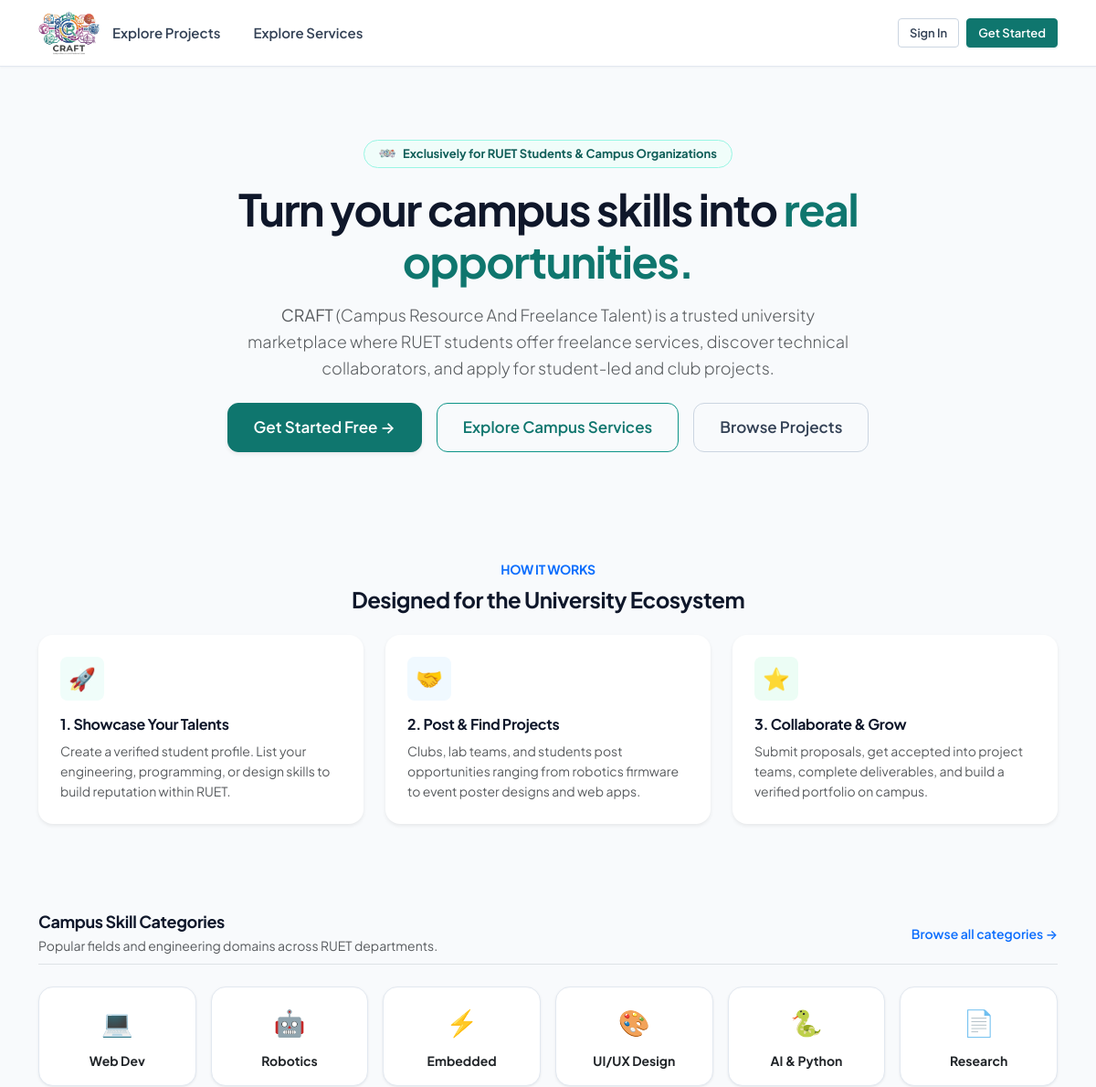
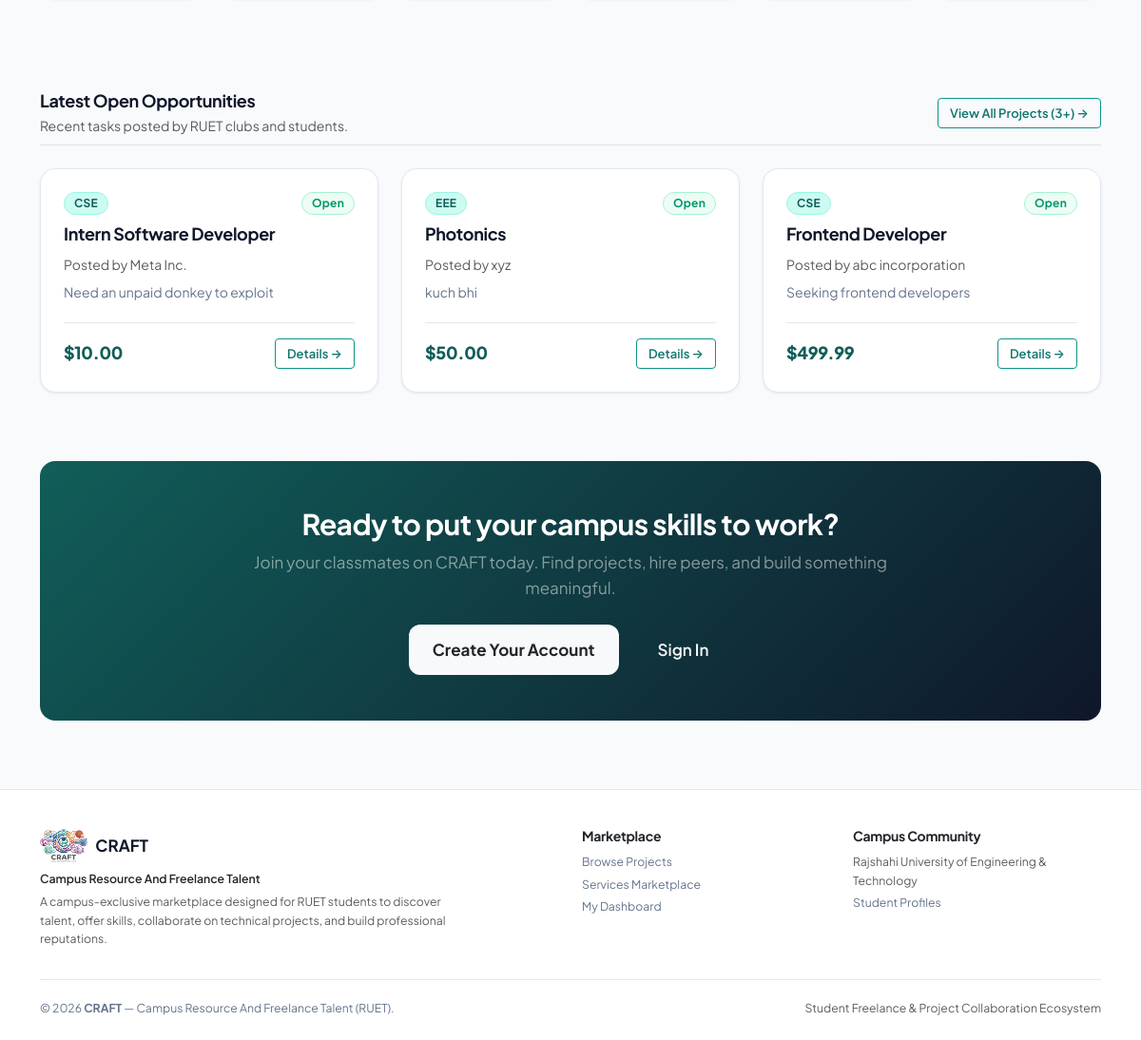
The page / on the database its author committed (2 pictures, top to bottom).
### projects/models.py (models this page shows, shortened)
class Project(models.Model):
    class Status(models.TextChoices):
        OPEN = 'open', 'Open'
        CLOSED = 'closed', 'Closed'
    client = models.ForeignKey(
        settings.AUTH_USER_MODEL, on_delete=models.CASCADE,
        related_name='projects', limit_choices_to={'role': 'client'}
    )
    title = models.CharField(max_length=200)
    description = models.TextField()
    category = models.CharField(max_length=100, blank=True)
    budget = models.DecimalField(max_digits=10, decimal_places=2, help_text="Budget in USD")
    deadline = models.DateField(null=True, blank=True)
    status = models.CharField(max_length=10, choices=Status.choices, default=Status.OPEN)
    created_at = models.DateTimeField(auto_now_add=True)
    updated_at = models.DateTimeField(auto_now=True)
    class Meta:
        ordering = ['-created_at']

### accounts/models.py (models this page shows, shortened)
class User(AbstractUser):
    class Role(models.TextChoices):
        STUDENT = 'student', 'Student'
        CLIENT = 'client', 'Client'
        ADMIN = 'admin', 'Admin'
    role = models.CharField(max_length=10, choices=Role.choices, default=Role.STUDENT)
    skills = models.CharField(max_length=255, blank=True, help_text="Comma separated skills")
    bio = models.TextField(blank=True)
    company_name = models.CharField(max_length=150, blank=True)

### jobportal/views.py (the view)
# urls.py: path('', views.home_view, name='home'),
def home_view(request):
    if request.user.is_authenticated:
        return redirect('accounts:dashboard')
    recent_projects = Project.objects.filter(status='open').order_by('-created_at')[:3]
    return render(request, 'home.html', {
        'recent_projects': recent_projects
    })

### templates/home.html (shortened to what this page needs)
{% extends 'base.html' %}
{% load static %}
{% block content %}
<section class="py-5 text-center">
    <div class="row justify-content-center">
        <div class="col-12 col-lg-9">
            <div class="d-inline-flex align-items-center gap-2 px-3 py-1 rounded-pill mb-3" style="background-color: var(--cw-primary-50); border: 1px solid var(--cw-primary-200); color: var(--cw-primary-800); font-size: 0.8125rem; font-weight: 700;">
                <img src="{% static 'images/favicon.png' %}" alt="CRAFT" style="width: 18px; height: 18px; object-fit: contain;">
                <span>Exclusively for RUET Students & Campus Organizations</span>
            </div>
            <h1 class="fw-bold mb-3 display-5" style="letter-spacing: -0.03em; color: var(--cw-text-main);">
                Turn your campus skills into <span style="color: var(--cw-primary-700);">real opportunities.</span>
            </h1>
            <p class="lead text-muted mb-4 mx-auto" style="max-width: 680px; font-size: 1.125rem;">
                <strong>CRAFT</strong> (Campus Resource And Freelance Talent) is a trusted university marketplace where RUET students offer freelance services, discover technical collaborators, and apply for student-led and club projects.
            </p>
            <div class="d-flex flex-wrap justify-content-center gap-3 mb-5">
                <a href="{% url 'accounts:register' %}" class="btn btn-primary btn-lg shadow-sm">
                    Get Started Free &rarr;
                </a>
                <a href="{% url 'services:service_list' %}" class="btn btn-outline-primary btn-lg">
                    Explore Campus Services
                </a>
                <a href="{% url 'projects:project_list' %}" class="btn btn-outline-secondary btn-lg">
                    Browse Projects
                </a>
            </div>
        </div>
    </div>
</section>
<section class="py-4 mb-5">
    <div class="text-center mb-4">
        <h6 class="text-primary text-uppercase fw-bold letter-spacing-wide">How It Works</h6>
        <h3 class="fw-bold">Designed for the University Ecosystem</h3>
    </div>
    <div class="row g-4">
        <div class="col-12 col-md-4">
            <div class="card h-100 p-4 shadow-sm border-0" style="background: white;">
                <div class="d-inline-flex align-items-center justify-content-center rounded-3 mb-3" style="width: 48px; height: 48px; background-color: var(--cw-primary-50); color: var(--cw-primary-700); font-size: 1.5rem;">
                    🚀
                </div>
                <h5 class="fw-bold mb-2">1. Showcase Your Talents</h5>
                <p class="text-muted small mb-0">
                    Create a verified student profile. List your engineering, programming, or design skills to build reputation within RUET.
                </p>
            </div>
        </div>
        <div class="col-12 col-md-4">
            <div class="card h-100 p-4 shadow-sm border-0" style="background: white;">
                <div class="d-inline-flex align-items-center justify-content-center rounded-3 mb-3" style="width: 48px; height: 48px; background-color: var(--cw-info-bg); color: var(--cw-info); font-size: 1.5rem;">
                    🤝
                </div>
                <h5 class="fw-bold mb-2">2. Post & Find Projects</h5>
                <p class="text-muted small mb-0">
                    Clubs, lab teams, and students post opportunities ranging from robotics firmware to event poster designs and web apps.
                </p>
            </div>
        </div>
        <div class="col-12 col-md-4">
            <div class="card h-100 p-4 shadow-sm border-0" style="background: white;">
                <div class="d-inline-flex align-items-center justify-content-center rounded-3 mb-3" style="width: 48px; height: 48px; background-color: var(--cw-success-bg); color: var(--cw-success); font-size: 1.5rem;">
                    ⭐
                </div>
                <h5 class="fw-bold mb-2">3. Collaborate & Grow</h5>
                <p class="text-muted small mb-0">
                    Submit proposals, get accepted into project teams, complete deliverables, and build a verified portfolio on campus.
                </p>
            </div>
        </div>
    </div>
</section>
<section class="py-4 mb-5">
    <div class="d-flex flex-column flex-md-row align-items-md-center justify-content-between gap-2 mb-4 pb-2 border-bottom">
        <div>
            <h4 class="fw-bold mb-1">Campus Skill Categories</h4>
            <p class="text-muted small mb-0">Popular fields and engineering domains across RUET departments.</p>
        </div>
        <a href="{% url 'projects:project_list' %}" class="text-primary small fw-semibold text-decoration-none">
            Browse all categories &rarr;
        </a>
    </div>
    <div class="row g-3">
        <div class="col-6 col-md-4 col-lg-2">
            <a href="{% url 'projects:project_list' %}?q=Web" class="card p-3 text-center text-decoration-none h-100 cw-card-interactive">
                <div class="fs-3 mb-2">💻</div>
                <div class="fw-bold text-dark small">Web Dev</div>
            </a>
        </div>
        <div class="col-6 col-md-4 col-lg-2">
            <a href="{% url 'projects:project_list' %}?q=Robotics" class="card p-3 text-center text-decoration-none h-100 cw-card-interactive">
                <div class="fs-3 mb-2">🤖</div>
                <div class="fw-bold text-dark small">Robotics</div>
            </a>
        </div>
        <div class="col-6 col-md-4 col-lg-2">
            <a href="{% url 'projects:project_list' %}?q=Embedded" class="card p-3 text-center text-decoration-none h-100 cw-card-interactive">
                <div class="fs-3 mb-2">⚡</div>
                <div class="fw-bold text-dark small">Embedded</div>
            </a>
        </div>
        <div class="col-6 col-md-4 col-lg-2">
            <a href="{% url 'projects:project_list' %}?q=UI" class="card p-3 text-center text-decoration-none h-100 cw-card-interactive">
                <div class="fs-3 mb-2">🎨</div>
                <div class="fw-bold text-dark small">UI/UX Design</div>
            </a>
        </div>
        <div class="col-6 col-md-4 col-lg-2">
            <a href="{% url 'projects:project_list' %}?q=Python" class="card p-3 text-center text-decoration-none h-100 cw-card-interactive">
                <div class="fs-3 mb-2">🐍</div>
                <div class="fw-bold text-dark small">AI & Python</div>
            </a>
        </div>
        <div class="col-6 col-md-4 col-lg-2">
            <a href="{% url 'projects:project_list' %}?q=Research" class="card p-3 text-center text-decoration-none h-100 cw-card-interactive">
                <div class="fs-3 mb-2">📄</div>
                <div class="fw-bold text-dark small">Research</div>
            </a>
        </div>
    </div>
</section>
{% if recent_projects %}
<section class="py-4 mb-5">
    <div class="d-flex flex-column flex-md-row align-items-md-center justify-content-between gap-2 mb-4 pb-2 border-bottom">
        <div>
            <h4 class="fw-bold mb-1">Latest Open Opportunities</h4>
            <p class="text-muted small mb-0">Recent tasks posted by RUET clubs and students.</p>
        </div>
        <a href="{% url 'projects:project_list' %}" class="btn btn-sm btn-outline-primary">
            View All Projects ({{ recent_projects|length }}+) &rarr;
        </a>
    </div>
    <div class="row g-4">
        {% for project in recent_projects %}
            <div class="col-12 col-md-4">
                <div class="cw-item-card">
                    <div class="d-flex justify-content-between align-items-center mb-2">
                        {% if project.category %}
                            <span class="badge bg-primary">{{ project.category }}</span>
                        {% else %}
                            <span class="badge bg-secondary">Project</span>
                        {% endif %}
                        <span class="badge bg-success">Open</span>
                    </div>
                    <h5 class="cw-item-title">
                        <a href="{% url 'projects:project_detail' project.pk %}">{{ project.title }}</a>
                    </h5>
                    <div class="text-muted small mb-2">
                        Posted by {{ project.client.company_name|default:project.client.username }}
                    </div>
                    <p class="cw-item-desc">
                        {{ project.description|truncatewords:18 }}
                    </p>
                    <div class="cw-item-meta">
                        <div class="cw-budget-tag">${{ project.budget }}</div>
                        <a href="{% url 'projects:project_detail' project.pk %}" class="btn btn-sm btn-outline-primary">
                            Details &rarr;
                        </a>
                    </div>
                </div>
            </div>
        {% endfor %}
    </div>
</section>
{% endif %}
<section class="p-5 rounded-4 text-center my-4" style="background: linear-gradient(135deg, var(--cw-primary-800), #0f172a); color: white;">
    <div class="row justify-content-center">
        <div class="col-12 col-md-8">
            <h2 class="fw-bold text-white mb-2">Ready to put your campus skills to work?</h2>
            <p class="text-white-50 mb-4" style="font-size: 1.0625rem;">
                Join your classmates on CRAFT today. Find projects, hire peers, and build something meaningful.
            </p>
            <div class="d-flex flex-wrap justify-content-center gap-3">
                <a href="{% url 'accounts:register' %}" class="btn btn-light btn-lg fw-bold text-dark px-4">
                    Create Your Account
                </a>
                <a href="{% url 'accounts:login' %}" class="btn btn-outline-light btn-lg px-4">
                    Sign In
                </a>
            </div>
        </div>
    </div>
</section>
{% endblock %}

### static/css/base.css (style rules this page uses)
:root { --cw-primary-50: #f0fdfa; --cw-primary-100: #ccfbf1; --cw-primary-200: #99f6e4; --cw-primary-500: #14b8a6; --cw-primary-600: #0d9488; --cw-primary-700: #0f766e; --cw-primary-800: #115e59; --cw-primary-900: #134e4a; --cw-accent-blue: #2563eb; --cw-accent-blue-light: #eff6ff; --cw-accent-amber: #d97706; --cw-accent-amber-light: #fffbeb; --cw-bg-canvas: #f8fafc; --cw-bg-surface: #ffffff; --cw-bg-subtle: #f1f5f9; --cw-bg-card-hover: #fafafa; --cw-border-subtle: #e2e8f0; --cw-border-medium: #cbd5e1; --cw-border-focus: #0d9488; --cw-text-main: #0f172a; --cw-text-body: #334155; --cw-text-muted: #64748b; --cw-text-subtle: #94a3b8; --cw-text-inverse: #ffffff; --cw-success: #059669; --cw-success-bg: #ecfdf5; --cw-success-border: #a7f3d0; --cw-warning: #d97706; --cw-warning-bg: #fffbeb; --cw-warning-border: #fde68a; --cw-danger: #dc2626; --cw-danger-bg: #fef2f2; --cw-danger-border: #fecaca; --cw-info: #0284c7; --cw-info-bg: #f0f9ff; --cw-info-border: #bae6fd; --cw-font-sans: 'Plus Jakarta Sans', -apple-system, BlinkMacSystemFont, 'Segoe UI', Roboto, Helvetica, Arial, sans-serif; --cw-font-mono: ui-monospace, SFMono-Regular, Menlo, Monaco, Consolas, monospace; --cw-radius-xs: 4px; --cw-radius-sm: 8px; --cw-radius-md: 12px; --cw-radius-lg: 16px; --cw-radius-xl: 24px; --cw-radius-full: 9999px; --cw-shadow-xs: 0 1px 2px 0 rgba(15, 23, 42, 0.04); --cw-shadow-sm: 0 1px 3px 0 rgba(15, 23, 42, 0.07), 0 1px 2px -1px rgba(15, 23, 42, 0.04); --cw-shadow-md: 0 4px 6px -1px rgba(15, 23, 42, 0.07), 0 2px 4px -2px rgba(15, 23, 42, 0.05); --cw-shadow-lg: 0 10px 15px -3px rgba(15, 23, 42, 0.08), 0 4px 6px -4px rgba(15, 23, 42, 0.04); --cw-shadow-card-hover: 0 12px 20px -3px rgba(15, 23, 42, 0.1), 0 4px 6px -2px rgba(15, 23, 42, 0.05); --cw-transition-fast: 150ms cubic-bezier(0.4, 0, 0.2, 1); --cw-transition-normal: 250ms cubic-bezier(0.4, 0, 0.2, 1); }
*, *::before, *::after { box-sizing: border-box; }
html { font-size: 16px; scroll-behavior: smooth; -webkit-text-size-adjust: 100%; }
body { font-family: var(--cw-font-sans); background-color: var(--cw-bg-canvas); color: var(--cw-text-body); line-height: 1.6; margin: 0; padding: 0; min-height: 100vh; display: flex; flex-direction: column; -webkit-font-smoothing: antialiased; -moz-osx-font-smoothing: grayscale; }
h1, h2, h3, h4, h5, h6 { color: var(--cw-text-main); font-weight: 700; line-height: 1.25; margin-top: 0; letter-spacing: -0.02em; }
h1 { font-size: 2rem; }
h2 { font-size: 1.625rem; }
h3 { font-size: 1.375rem; }
h4 { font-size: 1.125rem; }
h5 { font-size: 1rem; }
h6 { font-size: 0.875rem; }
@media (min-width: 768px) { h1 { font-size: 2.25rem; } }
@media (min-width: 768px) { h2 { font-size: 1.875rem; } }
@media (min-width: 768px) { h3 { font-size: 1.5rem; } }
p { margin-top: 0; margin-bottom: 1rem; }
a { color: var(--cw-primary-700); text-decoration: none; transition: color var(--cw-transition-fast); }
.gap-2 { gap: 0.5rem; }
.gap-3 { gap: 1rem; }

### rows shown on the page
Project: category "CSE", title "Intern Software Developer", client.company_name "Meta Inc.", description "Need an unpaid donkey to exploit", budget "10.00"
Project: category "EEE", title "Photonics", client.company_name "xyz", description "kuch bhi", budget "50.00"
Project: category "CSE", title "Frontend Developer", client.company_name "abc incorporation", description "Seeking frontend developers", budget "499.99"

### other values the page prints
{{ recent_projects|length }} "3"
